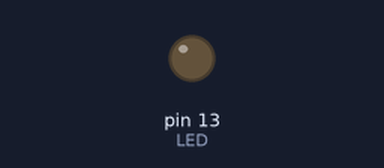
The sketch below on a simulated Arduino Uno, built with avr-gcc and run on an emulated ATmega328P. Parts: output pins drawn as LEDs (lit = HIGH).

Above: at 0.2 s.
At 9.7 s:
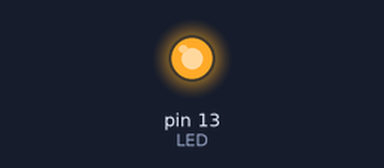
Timing chart, 0 to 10.3 s (numbered marks = the images above):
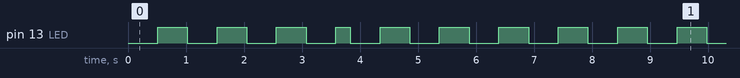

Measured:
- by itself, pin 13 (LED): moves between LOW and HIGH, repeating every 7.9 s
- by itself, everything shown: repeats every 7.9 s, in 16 steps

The sketch:

First_test.ino
```cpp
#define LED PORTB5  //Button 4
#define LED_REFRESH 500  //Button 4

#include <Adafruit_GFX.h>
#include <Adafruit_ILI9341.h>

volatile int16_t LEDTick=LED_REFRESH, ADCTick=0, GeneralTick=0, EncoderTick=0; //Interrupt timer variables

void setup()
{
  DDRB |= (1<<LED); // LED13 Output

  timer0_init();
}


void timer0_init() // Timer 0 Setup to give 1ms counts
{
  // set up timer with CTC mode
  TCCR0A |= (1 << WGM01);

  // initialize counter
  TCNT0 = 0;

  // initialize compare value 125
  OCR0A = 0x7d;

  // enable compare interrupt
  TIMSK0 |= (1 << OCIE0A);

  //Start the timer with prescaler = 64
  TCCR0B |= (1 << CS01) | (1 << CS00);

  // enable global interrupts
  sei();
}

// Basic Tick Interrupt
ISR (TIMER0_COMPA_vect)
{
  LEDTick --;  //16 bit 0 - 65536 but reset every LCDTick
 //ADCTick --;  //16 bit 0 - 65536 but reset every ADCTick
 //EncoderTick --;  //16 bit 0 - 65536 but reset every EncoderTick
 //GeneralTick ++;  //16 bit 0 - 65536
}

void ToggleLED()
{
  PORTB ^= (1<<LED);
}

void loop() {
  // put your main code here, to run repeatedly:

  if (LEDTick <= 0)
  {
    ToggleLED();
    LEDTick = LED_REFRESH;
  }
  }
```

Source omitted: glcdfont.c (data table, 8486 bytes)
